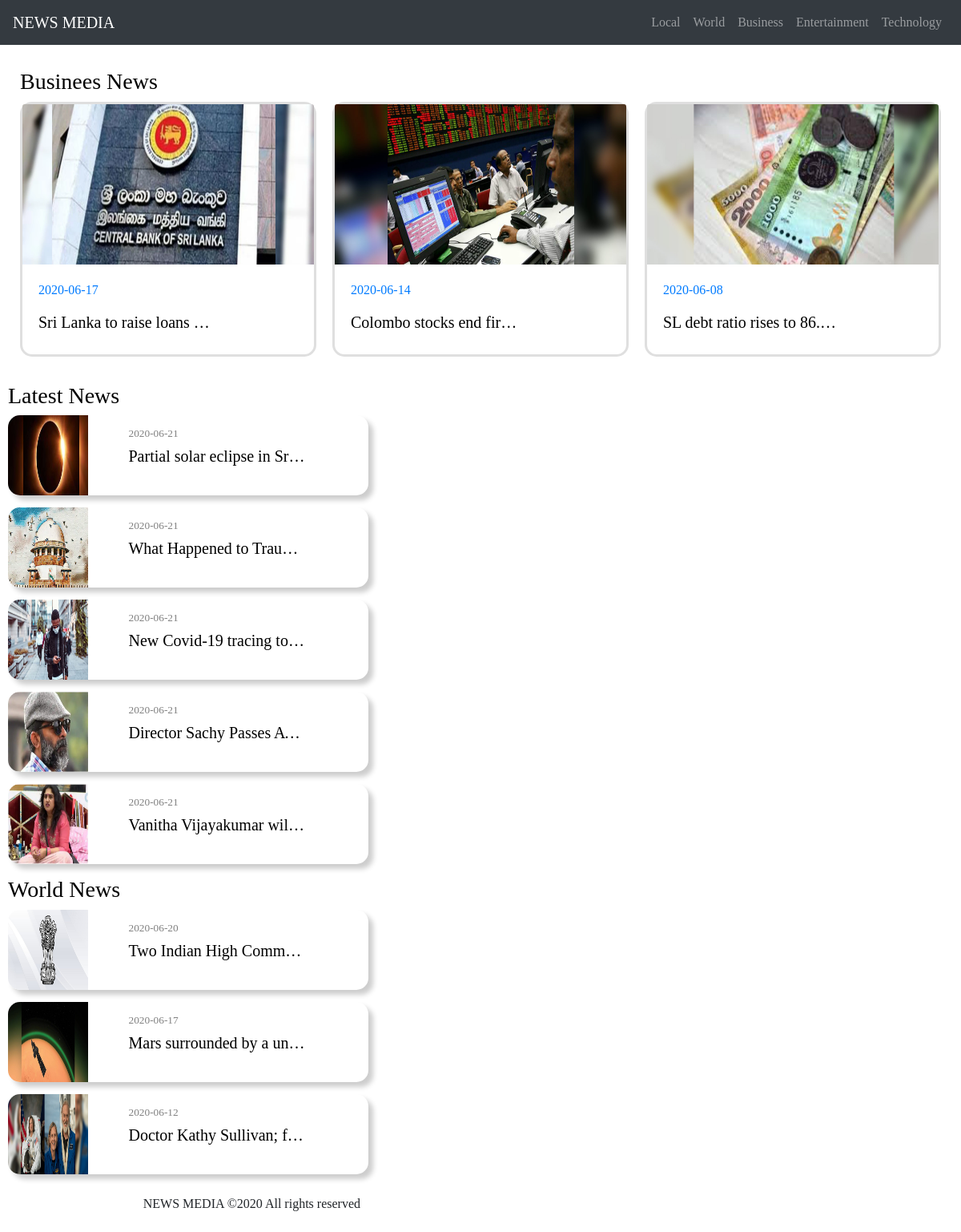
The app's page /Business.php with its own data.
### tables this page shows
CREATE TABLE `news` (
  `id` int(11) NOT NULL,
  `newsdate` date NOT NULL,
  `type` varchar(50) NOT NULL,
  `headline` varchar(250) NOT NULL,
  `description` varchar(50000) NOT NULL,
  `img` varchar(250) NOT NULL
);

### web/Business.php (the view, shortened to what this page needs)
<?php include "db.php";?>
<!DOCTYPE html>
<html lang="en">
<head>
  <link rel='stylesheet' href='../styles/bootstrap.min.css'>
  <link rel="stylesheet" href="../styles/style.css">
</head>
<body style="background-color: blueS;">
  <nav class="navbar navbar-expand-sm bg-dark navbar-dark fixed-top">
    <a class="navbar-brand" href="index.php">NEWS MEDIA</a>
    <div class="collapse navbar-collapse" id="collapsibleNavbar">
      <ul class="navbar-nav ml-auto">
        <li class="nav-item">
          <a class="nav-link" href="Local.php">Local</a>
        </li>
        <li class="nav-item">
          <a class="nav-link" href="world.php">World</a>
        </li>
        <li class="nav-item">
          <a class="nav-link" href="business.php">Business</a>
        </li>
        <li class="nav-item">
          <a class="nav-link" href="entertainment.php">Entertainment</a>
        </li>
        <li class="nav-item">
          <a class="nav-link" href="technology.php">Technology</a>
        </li>
      </ul>
    </div>
  </nav>
  <div class="container-fluid" style="margin-top:55px;  padding: 20px; background-color: #FFF;" class="bg-dark">
      <div class="row">
          <div class="col-md rows">
          <h3>Businees News</h3>
                <div class='card-columns'>
                    <?php
                            $sql = 'select * from news where type="Business" order by newsdate desc limit 30';
                          $res = mysqli_query($conn,$sql);
                              $result=mysqli_num_rows($res);
                          If($result>0)
                          {
                            while($row=mysqli_fetch_assoc($res))
                            {
                            ?>
                              <?php echo "
                              <div class='card card_hover' style='width:18erm;'>
                              <a href='view.php?id={$row["id"]}'>
                              <img class='card-img-top' src='../images/{$row["img"]}' alt='Card image' width='50px' height='200px'>
                              <div class='card-body'>
                              <p class='overflow-ellipsis'>{$row["newsdate"]}</p>
                              <h5 class='overflow-ellipsis'>{$row["headline"]}</h5>
                              </div>
                            </div></a>";
                            }
                          }
                          else
                          {
                            echo'uploaded soonn......';
                          }
                            ?>
                </div>
          </div>
          <div class="col-4 rows">
              <div class="row">
                  <h3>Latest News</h3>
<?php
              $sql = 'select * from news order by newsdate desc limit 5';
            $res = mysqli_query($conn,$sql);
                $result=mysqli_num_rows($res);
            If($result>0)
            {
              while($row=mysqli_fetch_assoc($res))
              {
              ?>
                <?php echo "<div class='panel'>
                  <a href='view.php?id={$row["id"]}'><div class='news'>
                  <div class='preview'>
                    <img src='../images/{$row["img"]}' class='img-rounded' height='100px' width='100px'/>
                  </div>
                  <div class='info'>
                  <h6>{$row["newsdate"]}</h6>
                  <h5 class='overflow-ellipsis'>{$row["headline"]}</h5>
                </div>
                </div></a>";
              }
            }
            else
            {
              echo'uploaded soonn......';
            }
                      ?>
                  <h3>World News</h3>
                  <?php
              $sql = 'select * from news where type="World" order by newsdate desc limit 5';
            $res = mysqli_query($conn,$sql);
                $result=mysqli_num_rows($res);
            If($result>0)
            {
              while($row=mysqli_fetch_assoc($res))
              {
              ?>
                <?php echo "<div class='panel'>
                  <a href='view.php?id={$row["id"]}'><div class='news'>
                  <div class='preview'>
                    <img src='../images/{$row["img"]}' class='img-rounded fit' height='100px' width='100px' />
                  </div>
                  <div class='info'>
                  <h6>{$row["newsdate"]}</h6>
                  <h5 class='overflow-ellipsis'>{$row["headline"]}</h5>
                </div>
                </div></a>";
              }
            }
            else
            {
              echo" world news uploaded soonn......";
            }
                      ?>
              </div>
          </div>
      </div>
          </div>
          <div class="text-right" style="padding:10px;">
        <p>NEWS MEDIA &copy2020 All rights reserved</p>
      </div>
</body>
</html>

### styles/style.css (style rules this page uses)
body { font-family: Arial, Helvetica, sans-serif; }
* { margin:0; padding:0; font-family:Geneva; box-sizing: border-box; }
.news { background:#fff; border-radius: 15px; box-shadow: 6px 6px 6px rgba(0, 0, 0, .2); display: flex; max-width: 100%; height: 100px; overflow: hidden; margin-bottom: 15px; }
h3 { color:#000; }
h5 { color:#000; width: 220px; white-space: nowrap; overflow: hidden; }
.panel a { color: #000; }
.panel a { text-decoration: none; }
.preview { width:200px; height: 200px; object-fit: fill; }
.fit { object-fit: fill; }
.info { padding: 15px; position: relative; width: 100%; }
.info h6 { color: grey; font-size: smaller; white-space: nowrap; overflow: hidden; }
.overflow-ellipsis { text-overflow: ellipsis; }
.card_hover { background:#fff; border-radius: 15px; border-width: medium; }
.card_hover a { text-decoration: none; }

### web/Business.php (style rules this page uses)
.rows { border-radius: 10px; margin: 5px;padding: 5px; }

### records on screen
news: img (picture), newsdate "2020-06-17", headline "Sri Lanka to raise loans…"
news: img (picture), newsdate "2020-06-14", headline "Colombo stocks end fir…"
news: img (picture), newsdate "2020-06-08", headline "SL debt ratio rises to 86.…"
news: img (picture), newsdate "2020-06-21", headline "Partial solar eclipse in Sr…"
news: img (picture), newsdate "2020-06-21", headline "What Happened to Trau…"
news: img (picture), newsdate "2020-06-21", headline "New Covid-19 tracing to…"
news: img (picture), newsdate "2020-06-21", headline "Director Sachy Passes A…"
news: img (picture), newsdate "2020-06-21", headline "Vanitha Vijayakumar wil…"
news: img (picture), newsdate "2020-06-20", headline "Two Indian High Comm…"
news: img (picture), newsdate "2020-06-17", headline "Mars surrounded by a un…"
news: img (picture), newsdate "2020-06-12", headline "Doctor Kathy Sullivan; f…"
